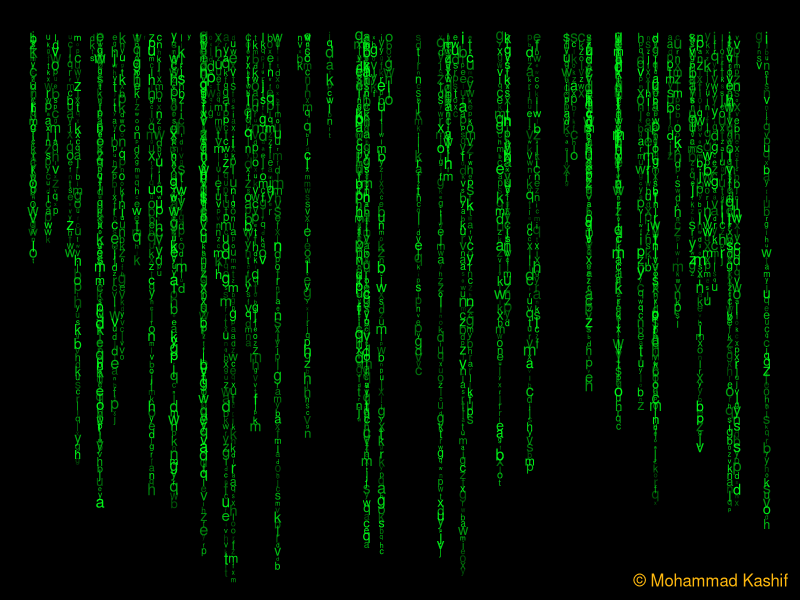

The R script that drew this image:
# Creating matrix type painting

# generate pairs of x-y values
nx = 100
ny = 80
x = sample(x = 1:nx, size = 90, replace = TRUE)
y = seq(-1, -ny, length = 90)

# set graphical parameters
op = par(bg = "black", mar = c(0, 0.2, 0, 0.2))

# plot
plot(1:nx, seq(-1, -nx), type = "n", xlim = c(1, nx), ylim = c(-ny+10, 1))
for (i in seq_along(x))
{
  aux = sample(1:ny, 1)
  points(rep(x[i], aux), y[1:aux], pch = sample(letters, aux, replace = TRUE), 
         col = hsv(0.35, 1, 1, runif(aux, 0.3)), cex = runif(aux, 0.3))
}

# signature
legend("bottomright", legend = "© Mohammad Kashif", bty = "n", text.col = "darkgoldenrod1")